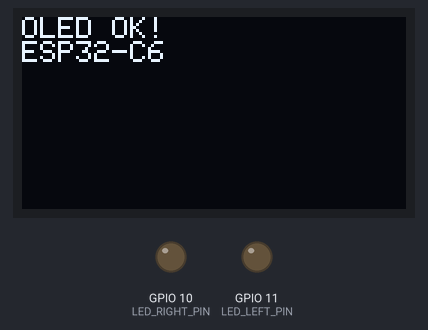
A sketch run on a simulated ESP32-C6. Parts: 128×64 one-colour display, output pins drawn as LEDs (lit = HIGH).

Above: at 0.3 s.
At 0.93 s:
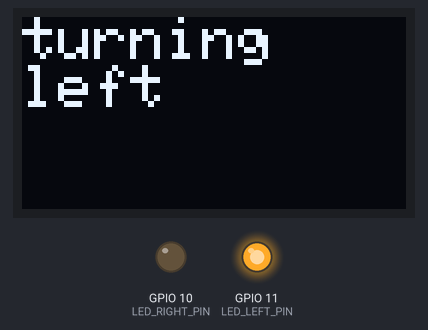
At 2.2 s:
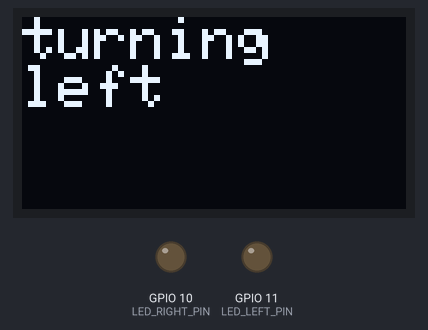
At 5.7 s:
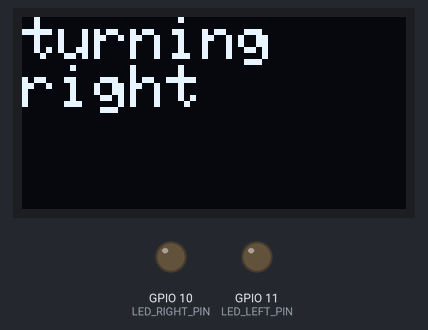
Timing chart, 0 to 40.0 s (numbered marks = the images above):
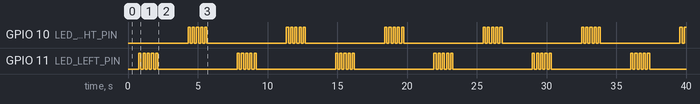

The sketch:

OLED_Test.ino
```cpp
#include <Wire.h>
#include <Adafruit_GFX.h>
#include <Adafruit_SSD1306.h>

#define SDA_PIN 6
#define SCL_PIN 7

#define SCREEN_WIDTH 128
#define SCREEN_HEIGHT 64
#define OLED_ADDR 0x3C

#define LED_LEFT_PIN  11
#define LED_RIGHT_PIN 10

#define BLINK_ON_MS   150
#define BLINK_OFF_MS  150
#define DELAY_BETWEEN_LEFT_RIGHT_MS 2000
#define DELAY_AFTER_RIGHT_MS        2000

Adafruit_SSD1306 display(SCREEN_WIDTH, SCREEN_HEIGHT, &Wire, -1);

void showMessage(const char *msg) {
  display.clearDisplay();
  display.setTextSize(2);
  display.setTextColor(SSD1306_WHITE);
  display.setCursor(0, 0);
  display.println(msg);
  display.display();
}

void blinkLedNTimes(int pin, int n) {
  for (int i = 0; i < n; i++) {
    digitalWrite(pin, HIGH);
    delay(BLINK_ON_MS);
    digitalWrite(pin, LOW);
    delay(BLINK_OFF_MS);
  }
}

void setup() {
  Serial.begin(115200);
  delay(200);

  pinMode(LED_LEFT_PIN, OUTPUT);
  pinMode(LED_RIGHT_PIN, OUTPUT);
  digitalWrite(LED_LEFT_PIN, LOW);
  digitalWrite(LED_RIGHT_PIN, LOW);

  Wire.begin(SDA_PIN, SCL_PIN);
  Wire.setClock(100000);

  if (!display.begin(SSD1306_SWITCHCAPVCC, OLED_ADDR)) {
    while (true) delay(10);
  }

  display.clearDisplay();
  display.setTextSize(1);
  display.setTextColor(SSD1306_WHITE);
  display.setCursor(0, 0);
  display.println("OLED OK!");
  display.println("ESP32-C6");
  display.display();

  delay(500);
}

void loop() {
  showMessage("turning\nleft");
  blinkLedNTimes(LED_LEFT_PIN, 5);

  delay(DELAY_BETWEEN_LEFT_RIGHT_MS);

  showMessage("turning\nright");
  blinkLedNTimes(LED_RIGHT_PIN, 5);

  delay(DELAY_AFTER_RIGHT_MS);
}
```

Measured:
- by itself, GPIO 10 (LED_RIGHT_PIN), GPIO 11 (LED_LEFT_PIN): repeats every 7.1 s: 4 × (LOW 0.15 s, HIGH 0.15 s), LOW 5.7 s, HIGH 0.15 s
- by itself, everything shown: repeats every 7.1 s, in 18 steps
- what the display in image 0 shows lasts 0.5 s, from 0.3 s to 0.8 s
- what the display in image 1 shows lasts 3.5 s, from 0.8 s to 4.3 s
